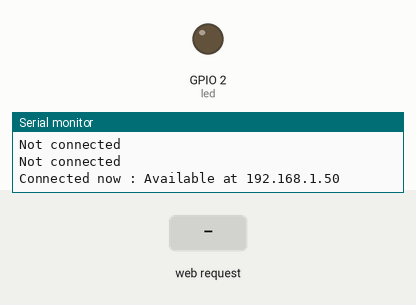
Recording of a sketch running on a simulated ESP8266 (NodeMCU). Parts: output pins drawn as LEDs (lit = HIGH), the last lines printed to the serial monitor. The test bench sets the inputs (shaded band). WiFi joins after 1.5 s; servers stay silent unless stated.

Above: at 2.7 s.
2.8 s: HTTP request GET /LED=ON received
At 3.1 s:
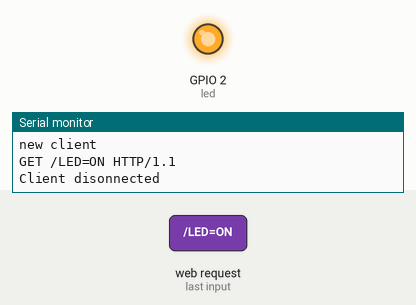
4.3 s: HTTP request GET /LED=OFF received
At 5.4 s:
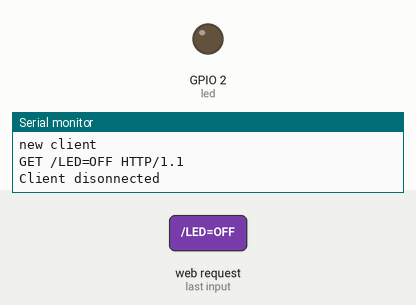
Timing chart, 0 to 7.3 s (numbered marks = the images above; inputs shaded):
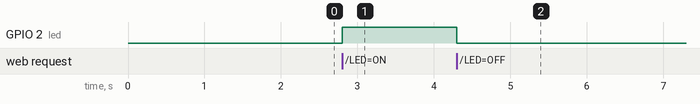

The sketch:

connectAPmakeWebpage.ino
```cpp
#include "ESP8266WiFi.h"
int led = 2;
WiFiServer server(80); // configure Node as server running at port 80;
//WiFiClient client ;
void setup() {
    Serial.begin(115200);
    WiFi.begin("demo", "12345678");
    while (WiFi.status() != WL_CONNECTED) {
     delay(500);
     Serial.println("Not connected");
    }
    Serial.print("Connected now : Available at ");
    Serial.println(WiFi.localIP());
    pinMode(led, OUTPUT);
}

void loop() {

  WiFiClient client = server.available();
  if (!client) { //client ==NULL
    return;
  }

  // Wait until the client sends some data
  Serial.println("new client" );
  while(!client.available()){
    delay(1);
  }

  // Read the first line of the request
  String request = client.readStringUntil('\r');
  Serial.println(request);
  client.flush();

  // Match the request

  int value = LOW;
  if (request.indexOf("/LED=ON") != -1) {
    digitalWrite(led, HIGH);
    value = HIGH;
  }
  if (request.indexOf("/LED=OFF") != -1){
    digitalWrite(led, LOW);
    value = LOW;
  }

// Set ledPin according to the request
//digitalWrite(ledPin, value);


  // Return the response
  client.println("HTTP/1.1 200 OK");
  client.println("Content-Type: text/html");
  client.println(""); //  do not forget this one
  client.println("<!DOCTYPE HTML>");
  client.println("<html>");
  client.print("Led pin is now: ");
  if(value == HIGH) {
    client.print("On");
  } else {
    client.print("Off");
  }
  client.println("<br><h1> NodeMCU Automation</h1><hr>");
  client.println("Click <a href=\"/LED=ON\">here</a> turn the LED on pin 2 ON<br><br>");
  client.println("Click <a href=\"/LED=OFF\">here</a> turn the LED on pin 2 OFF<br>");
  client.println("</html>");
  delay(1);
  Serial.println("Client disonnected");
  Serial.println("");

}
```

Measured:
- after the input at 2.8 s, GPIO 2 (led): LOW → HIGH at once
- after the input at 4.3 s, GPIO 2 (led): HIGH → LOW at once
